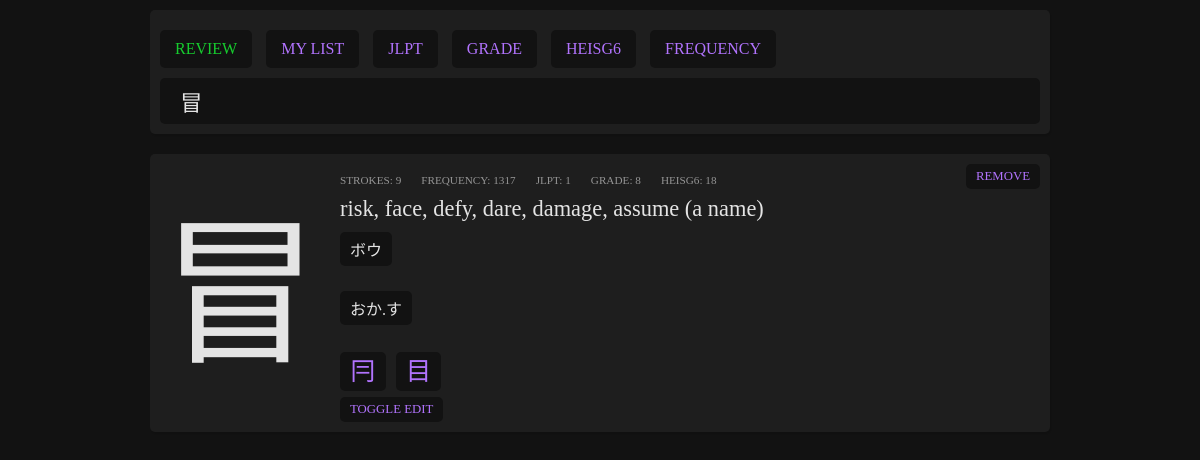
The page /index.php?q=冒 on the database as committed earlier.
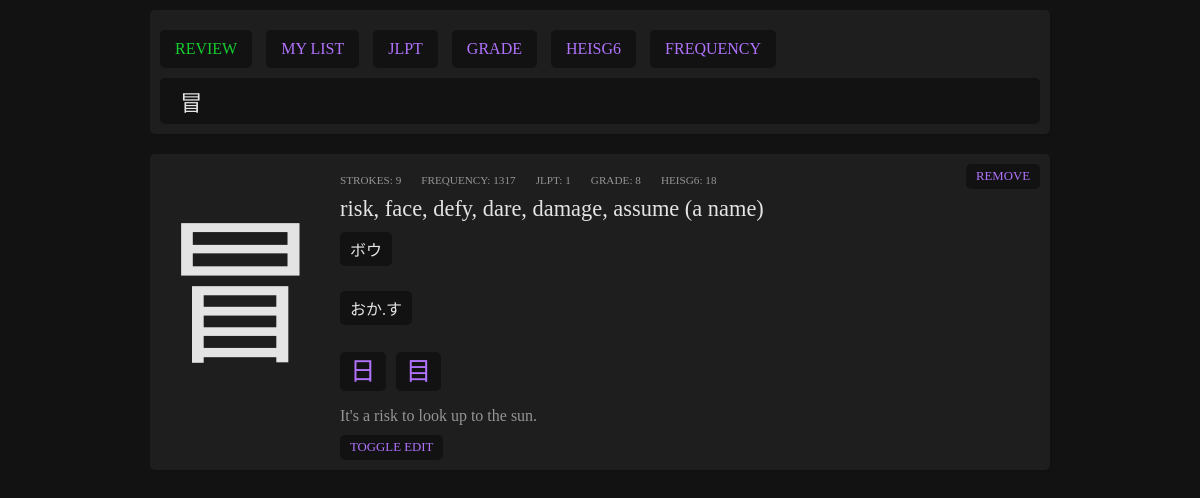
The same page on the database as committed later.
### tables this page shows
CREATE TABLE "kanjis" (
	"literal"	TEXT NOT NULL,
	"meanings"	TEXT NOT NULL,
	"onReadings"	TEXT,
	"kunReadings"	TEXT,
	"strokes"	INTEGER,
	"frequency"	INTEGER,
	"jlpt"	INTEGER,
	"grade"	INTEGER,
	"heisg6"	INTEGER,
	"components"	TEXT,
	PRIMARY KEY("literal")
);

### index.php (the view, shortened to what this page needs)
<?php
$myPDO = new PDO('sqlite:data/kanjis.db');
$entries = [];
if(isset($_GET['q'])) {
    $query = $_GET['q'];
    $sql = "SELECT kanjis.*, kanjis_study.story, kanjis_study.score, kanjis_study.added FROM kanjis LEFT JOIN kanjis_study ON kanjis.literal = kanjis_study.literal WHERE kanjis.literal = ? OR kanjis.meanings LIKE ?";
    $stmt = $myPDO->prepare($sql);
    $results = $stmt->execute([$_GET['q'], '%'.$_GET['q'].'%']);
    $entries = $stmt->fetchAll();
}
?>
<!DOCTYPE html>
<html lang="en">
<head>
    <link rel="stylesheet" href="data/style.css">
</head>
<body>
<div class="content">
    <div class="header">
        <div class="header-actions">
            <a href="index.php?review" class="review">REVIEW</a>
            <a href="index.php?list=my_list"<?php if(isset($_GET['list']) && $_GET['list'] == 'my_list') echo ' class="selected"';?>>MY LIST</a>
            <a href="index.php?list=jlpt"<?php if(isset($_GET['list']) && $_GET['list'] == 'jlpt') echo ' class="selected"';?>>JLPT</a>
            <a href="index.php?list=grade"<?php if(isset($_GET['list']) && $_GET['list'] == 'grade') echo ' class="selected"';?>>GRADE</a>
            <a href="index.php?list=heisg6"<?php if(isset($_GET['list']) && $_GET['list'] == 'heisg6') echo ' class="selected"';?>>HEISG6</a>
            <a href="index.php?list=frequency"<?php if(isset($_GET['list']) && $_GET['list'] == 'frequency') echo ' class="selected"';?>>FREQUENCY</a>
        </div>
        <div class="header-form">
            <form action="<?php echo $_SERVER['PHP_SELF']; ?>">
                <input type="search" placeholder="Search by literal, readings or meanings" name=q value="<?php if(isset($query)) echo $query;?>">
            </form>
        </div>
    </div>
    <?php if(isset($query)) :?>
        <?php if(!$entries): ?>
            No results for <b>$query</b>.
        <?php else: ?>
            <?php foreach($entries as $entry): ?>
                <div class="card">
                    <div class="left">
                        <div class="kanji"><?php echo $entry['literal']; ?></div>
                    </div>
                    <div class="right">
                        <div class="meta">
                            <div class="item">
                                <span class="ref">strokes</span>
                                <span class="number"><?php echo $entry['strokes']; ?></span>
                            </div>
                            <?php if(!empty($entry['frequency'])): ?>
                            <div class="item">
                                <span class="ref">frequency</span>
                                <span class="number"><?php echo $entry['frequency']; ?></span>
                            </div>
                            <?php endif; ?>
                            <?php if(!empty($entry['jlpt'])): ?>
                            <div class="item">
                                <span class="ref">jlpt</span>
                                <span class="number"><?php echo $entry['jlpt']; ?></span>
                            </div>
                            <?php endif; ?>
                            <?php if(!empty($entry['grade'])): ?>
                            <div class="item">
                                <span class="ref">grade</span>
                                <span class="number"><?php echo $entry['grade']; ?></span>
                            </div>
                            <?php endif; ?>
                            <?php if(!empty($entry['heisg6'])): ?>
                            <div class="item">
                                <span class="ref">heisg6</span>
                                <span class="number"><?php echo $entry['heisg6']; ?></span>
                            </div>
                            <?php endif; ?>
                        </div>
                        <div class="meanings">
                            <?php echo str_replace(";", ", ", $entry['meanings']); ?>
                        </div>
                        <?php
                            if(!empty($entry['onReadings'])) {
                                echo '<div class="readings">';
                                $onReadingsArray = explode(";", $entry['onReadings']);
                                foreach($onReadingsArray as $onReading) {
                                    echo '<div class="reading">'.$onReading.'</div>';
                                }
                                echo '</div>';
                            }
                        ?>
                        <?php
                            if(!empty($entry['kunReadings'])) {
                                echo '<div class="readings">';
                                $kunReadingsArray = explode(";", $entry['kunReadings']);
                                foreach($kunReadingsArray as $kunReading) {
                                    echo '<div class="reading">'.$kunReading.'</div>';
                                }
                                echo '</div>';
                            }
                        ?>
                        <?php
                            if(!empty($entry['components'])) {
                                echo '<div class="components">';
                                $componentsArray = explode(";", $entry['components']);
                                foreach($componentsArray as $component) {
                                    echo '<div class="component"><a href="index.php?q='.$component.'">'.$component.'</a></div>';
                                }
                                echo '</div>';
                            }
                        ?>
                        <?php if(!empty($entry['story'])): ?>
                        <div class="story">
                                <?php
                                    $pattern = '/#(.+)#/';
                                    echo preg_replace($pattern, '<a href="index.php?q=$1">$1</a>',$entry['story']);
                                ?>
                        </div>
                        <?php endif; ?>
                        <button class="edit-toggle" data-toggle="edit#<?php echo $entry['literal'];?>">toggle edit</button>
                    </div>
                    <div class="action">
                        <?php if($entry['added'] == '' || $entry['added'] == 0): ?>
                            <form action="index.php?q=<?php echo $query; ?>" method="POST">
                                <input type="hidden" name="action" value="add">
                                <input type="hidden" name="literal" value="<?php echo $entry['literal'];?>">
                                <button type="submit">add</button>
                            </form>
                        <?php else: ?>
                            <form action="index.php?q=<?php echo $query; ?>" method="POST">
                                <button type="submit">remove</button>
                            </form>
                        <?php endif; ?>
                    </div>
                </div>
            <?php endforeach; ?>
        <?php endif;?>
    <?php endif;?>
</div>
</body>
</html>

### data/style.css (style rules this page uses)
body { background:#121212; color:#e4e4e4; font-family: "NotoSansJP"; }
* { box-sizing: border-box; }
.content { max-width: 900px; margin: 10px auto; }
.card, .header, .list { position:relative; background:#1e1e1e; display:flex; border-radius: 5px; box-shadow: 1px 2px 1px rgba(0, 0, 0, 0.1); margin-bottom:20px; }
.header { padding:10px; }
.card .right { display: flex; flex-direction: column; flex-grow: 2; align-items: flex-start; padding:10px; }
.card .left .kanji { font-family:"NotoSansJP"; font-size:120pt; padding:10px; }
.card .right .meta, .card .right .readings, .card .right .components { display:flex; flex-wrap: wrap; flex-direction: row; justify-items: center; padding:10px 0; }
.card .right .story { padding:10px 0; color:#959595; }
.card .right .meta .item { margin:0 20px 0 0; color:#959595; font-size: 0.7em; text-transform: uppercase; }
.card .right .meta .item .ref::after { content:': '; }
.card .right .meanings { font-size: 1.4em;; }
.card .right .readings .reading, .card .right .components .component a { background-color:#121212; margin:0 10px 5px 0; padding:5px 10px; border-radius: 5px; font-family: "NotoSansJP"; }
.card .right .component { font-size: 1.6em; }
.card .action { position: absolute; top:10px; right:10px; }
button { cursor:pointer; background-color:#121212; padding:5px 10px; border-radius: 5px; font-family: "NotoSansJP"; text-transform: uppercase; font-size: 0.8em; border:none; }
.header input { background-color:#121212; padding:10px 20px; border-radius: 5px; font-family: "NotoSansJP"; color:#e4e4e4; border:none; width:100%; font-size: 1.4em; }
.header form { width:100%; }
a, button { text-decoration: none; color:#b173fd; }
.header { display: flex; flex-direction: column; }
.header a { background:#121212; padding:10px 15px; margin:10px 10px 10px 0; display:inline-block; border-radius: 5px; }
.review { color:#16cc2e; }

Rows that differ between the two databases and show on the page:
changed kanjis "risk, face, defy, dare, damage, assume (a name)": components "冃;目" → "日;目" (drawn); story (not shown) → "It's a risk to look up to the sun."
Other text that changed with them:
new list line: "日"
list line gone: "冃"
